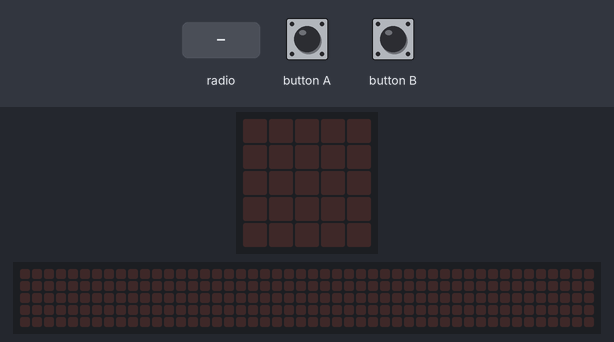
Bench run of a program on a simulated BBC micro:bit running MicroPython. Shown: the board's 5×5 LED display, a strip that is not on the board, showing the scrolling text unrolled. Inputs (shaded band) come from the test bench. The 48×5 strip is a reading aid, not a part: it shows the text the display is scrolling, unrolled, one strip-width of it at a time.

Above: at 1.2 s.
1.3 s: radio message "." arrives
At 2.35 s:
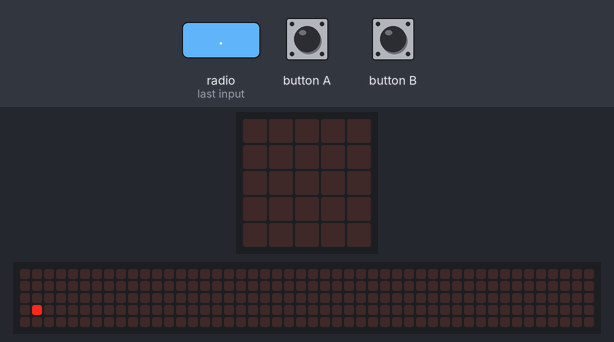
7.5 s: radio message "-" arrives
At 7.57 s:
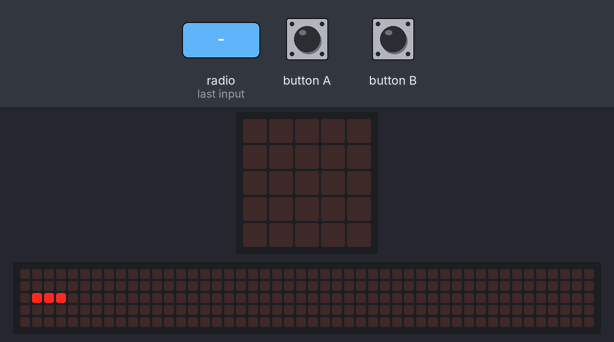
Timing chart, 0 to 10.5 s (numbered marks = the images above; inputs shaded):
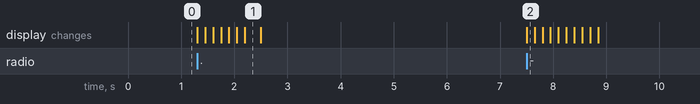

The program:

RadioMorse.py
```python
from microbit import *
import radio

radio.on()
radio.config(channel = 10)
while True:
    if button_a.was_pressed():
        radio.send(".")
    elif button_b.was_pressed():
        radio.send("-")
    incoming = radio.receive()

    if incoming is not None:
        display.scroll(str(incoming))
```

Measured:
- after the input at 1.3 s, the display: changes at once (image 1)
- after the input at 7.5 s, the display: changes at once (image 2)
